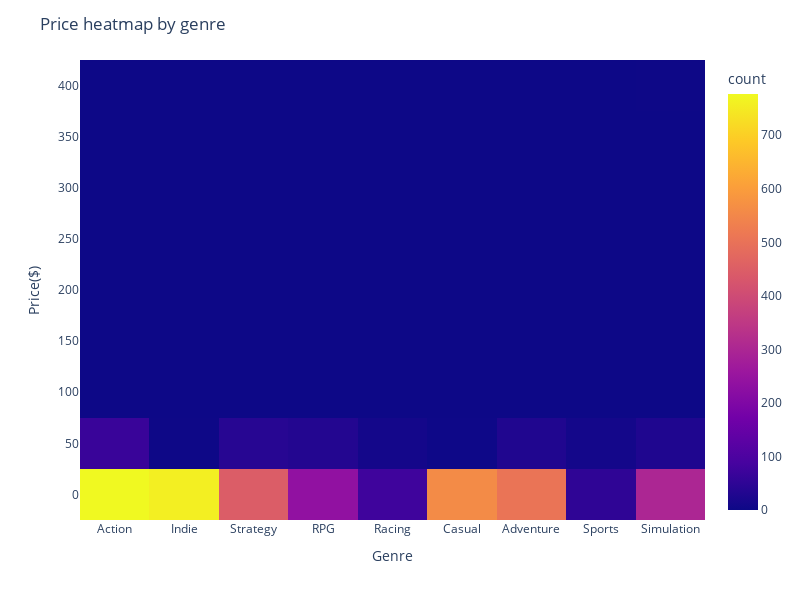

Here is the notebook cell this chart was saved with:
### Code cell
# Create interactive heat maps
fig = px.density_heatmap(steam_df, x='genres', y='price', nbinsx=20, nbinsy=20)

# Set the chart style
fig.update_layout(
    title='Price heatmap by genre',
    xaxis_title='Genre',
    yaxis_title='Price($)',
    plot_bgcolor='#FFFFFF',
    width=800,
    height=600
)

fig.show()

### Figure 1 — Plotly figure (JSON) as saved in the notebook; plotly's stock layout.template omitted (floating-point values rounded to 4 significant figures; data arrays with more than 128 entries replaced by an {"elided": "..."} marker saying what was removed)
{"data": [{"coloraxis": "coloraxis", "hovertemplate": "genres=%{x}<br>price=%{y}<br>count=%{z}<extra></extra>", "name": "", "nbinsx": 20, "nbinsy": 20, "type": "histogram2d", "x": {"elided": "3929 str values"}, "xaxis": "x", "xbingroup": "x", "y": {"elided": "3929 float values"}, "yaxis": "y", "ybingroup": "y"}], "layout": {"coloraxis": {"colorbar": {"title": {"text": "count"}}, "colorscale": [[0, "#0d0887"], [0.1111, "#46039f"], [0.2222, "#7201a8"], [0.3333, "#9c179e"], [0.4444, "#bd3786"], [0.5556, "#d8576b"], [0.6667, "#ed7953"], [0.7778, "#fb9f3a"], [0.8889, "#fdca26"], [1, "#f0f921"]]}, "height": 600, "legend": {"tracegroupgap": 0}, "margin": {"t": 60}, "plot_bgcolor": "#FFFFFF", "title": {"text": "Price heatmap by genre"}, "width": 800, "xaxis": {"anchor": "y", "domain": [0, 1], "title": {"text": "Genre"}}, "yaxis": {"anchor": "x", "domain": [0, 1], "title": {"text": "Price($)"}}}}
